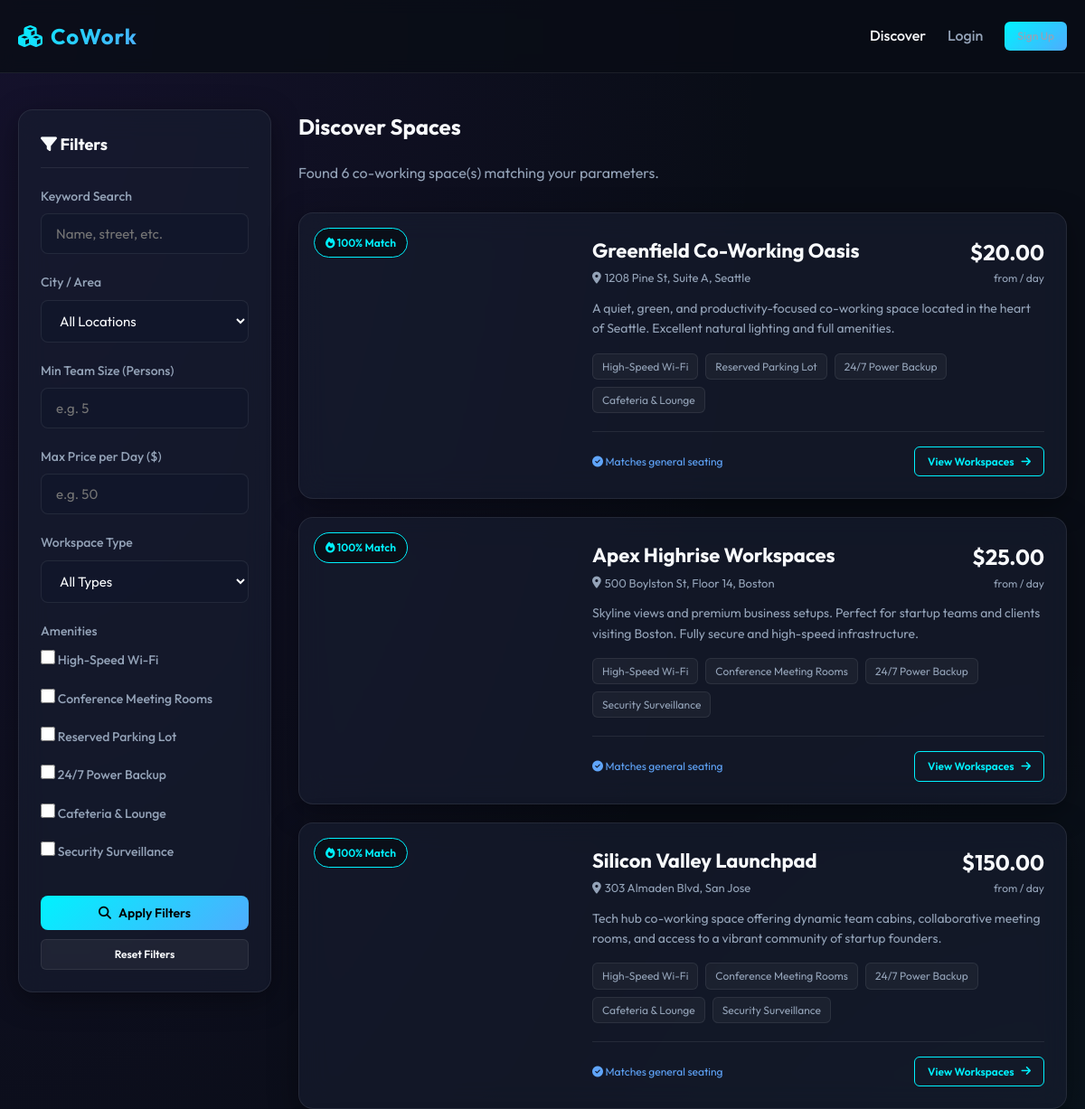
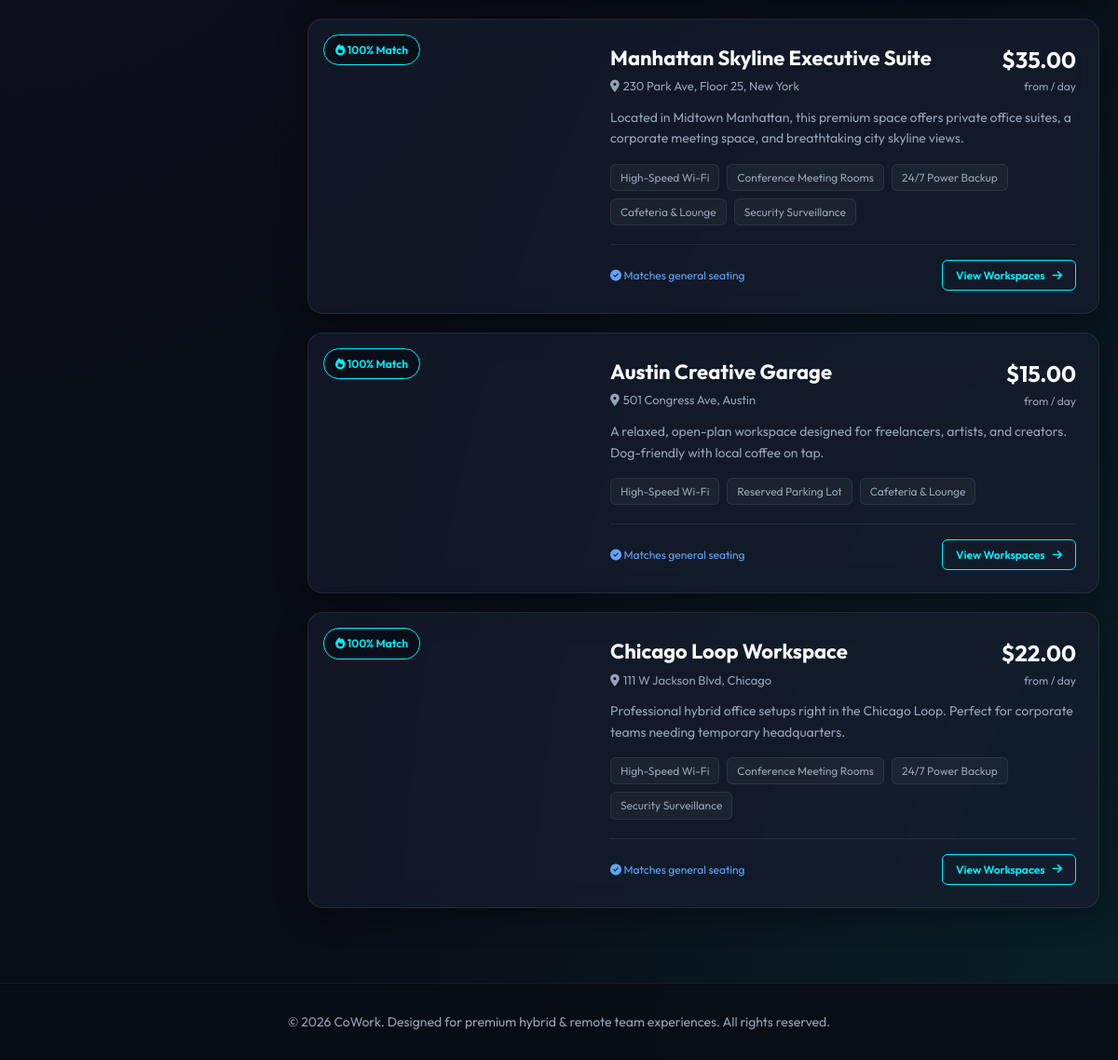
/spaces/, run on the app's committed database (2 pictures, top to bottom).
### workspaces/models.py (models this page shows, shortened)
class Amenity(models.Model):
    name = models.CharField(max_length=50, unique=True)
    icon_class = models.CharField(max_length=50, blank=True, help_text="Standard icon name, e.g., wifi, parking, coffee")
    class Meta:
        verbose_name_plural = "Amenities"

class CoWorkingSpace(models.Model):
    owner = models.ForeignKey(
        settings.AUTH_USER_MODEL,
        on_delete=models.CASCADE,
        related_name='spaces'
    )
    name = models.CharField(max_length=100)
    description = models.TextField()
    address = models.CharField(max_length=255)
    city = models.CharField(max_length=100)
    amenities = models.ManyToManyField(Amenity, blank=True, related_name='spaces')
    image_url = models.URLField(max_length=500, blank=True, null=True, help_text="URL of space thumbnail image")
    created_at = models.DateTimeField(auto_now_add=True)
    updated_at = models.DateTimeField(auto_now=True)
    def get_min_price(self):
        units = self.units.all()
        if not units:
            return 0
        prices = [u.price_per_day for u in units if u.price_per_day > 0]
        return min(prices) if prices else 0

class WorkspaceUnit(models.Model):
    UNIT_TYPES = (
        ('CABIN', 'Private Cabin'),
        ('DESK', 'Shared Desk'),
        ('MEETING', 'Meeting Room'),
    )
    space = models.ForeignKey(
        CoWorkingSpace,
        on_delete=models.CASCADE,
        related_name='units'
    )
    name = models.CharField(max_length=100)
    type = models.CharField(max_length=10, choices=UNIT_TYPES, default='DESK')
    seating_capacity = models.PositiveIntegerField(help_text="Number of persons this unit accommodates")
    area_sqft = models.DecimalField(max_digits=8, decimal_places=2, help_text="Area in square feet")
    price_per_hour = models.DecimalField(max_digits=10, decimal_places=2, default=0.00)
    price_per_day = models.DecimalField(max_digits=10, decimal_places=2, default=0.00)
    is_active = models.BooleanField(default=True)

### workspaces/views.py (the view, shortened to what this page needs)
# urls.py: path('', views.space_list_view, name='space_list'),
def space_list_view(request):
    query = request.GET.get('q', '')
    city = request.GET.get('city', '')
    capacity = request.GET.get('capacity', '')
    max_price = request.GET.get('max_price', '')
    unit_type = request.GET.get('unit_type', '')
    selected_amenities = request.GET.getlist('amenities')
    spaces = CoWorkingSpace.objects.all().prefetch_related('units', 'amenities')
    if query:
        spaces = spaces.filter(
            Q(name__icontains=query) |
            Q(description__icontains=query) |
            Q(address__icontains=query)
        )
    if city:
        spaces = spaces.filter(city__iexact=city)
    if capacity:
        try:
            cap_val = int(capacity)
            spaces = spaces.filter(units__seating_capacity__gte=cap_val, units__is_active=True).distinct()
        except ValueError:
            pass
    if max_price:
        try:
            price_val = float(max_price)
            spaces = spaces.filter(units__price_per_day__lte=price_val, units__is_active=True).distinct()
        except ValueError:
            pass
    if unit_type:
        spaces = spaces.filter(units__type=unit_type, units__is_active=True).distinct()
    if selected_amenities:
        for amenity_id in selected_amenities:
            spaces = spaces.filter(amenities__id=amenity_id)
    cities = CoWorkingSpace.objects.values_list('city', flat=True).distinct()
    all_amenities = Amenity.objects.all()
    for space in spaces:
        score = 100
        reasons = []
        if capacity:
            matching_units = space.units.filter(seating_capacity__gte=int(capacity))
            if not matching_units.exists():
                score -= 30
                reasons.append("Capacity requirement partially met by combining desks")
            else:
                reasons.append("Has workspaces fitting your team size exactly")
        else:
            reasons.append("Matches general seating")
        space.match_score = max(0, score)
        space.match_reasons = reasons[:2]
    context = {
        'spaces': spaces,
        'cities': cities,
        'all_amenities': all_amenities,
        'selected_amenities': [int(a) for a in selected_amenities if a.isdigit()],
        'query': query,
        'city': city,
        'capacity': capacity,
        'max_price': max_price,
        'unit_type': unit_type,
    }
    return render(request, 'workspaces/search.html', context)

### accounts/context_processors.py (called while the page is built, shortened)
def notifications_context(request):
    return {
        'unread_notifications_count': 0,
        'unread_notifications': [],
        'all_notifications': [],
    }

### templates/workspaces/search.html (shortened to what this page needs)
{% extends 'base.html' %}
{% block content %}
<div class="search-container">
    <div class="glass-panel search-sidebar">
        <h3><i class="fa-solid fa-filter"></i> Filters</h3>
        <form method="GET" action="{% url 'space_list' %}">
            <div class="form-group">
                <label for="q">Keyword Search</label>
                <input type="text" name="q" id="q" class="form-control" placeholder="Name, street, etc." value="{{ query }}">
            </div>
            <div class="form-group">
                <label for="city">City / Area</label>
                <select name="city" id="city">
                    <option value="">All Locations</option>
                </select>
            </div>
            <div class="form-group">
                <label for="capacity">Min Team Size (Persons)</label>
                <input type="number" name="capacity" id="capacity" class="form-control" placeholder="e.g. 5" value="{{ capacity }}">
            </div>
            <div class="form-group">
                <label for="max_price">Max Price per Day ($)</label>
                <input type="number" name="max_price" id="max_price" class="form-control" placeholder="e.g. 50" value="{{ max_price }}">
            </div>
            <div class="form-group">
                <label for="unit_type">Workspace Type</label>
                <select name="unit_type" id="unit_type">
                    <option value="">All Types</option>
                </select>
            </div>
            <div class="form-group">
                <label>Amenities</label>
                <div class="checkbox-group">
                    {% for amenity in all_amenities %}
                        <label class="checkbox-label">
                            <input type="checkbox" name="amenities" value="{{ amenity.id }}"
                                   {% if amenity.id in selected_amenities %}checked{% endif %}>
                            {{ amenity.name }}
                        </label>
                    {% endfor %}
                </div>
            </div>
            <button type="submit" class="btn btn-primary" style="width: 100%; margin-top: 10px;">
                <i class="fa-solid fa-magnifying-glass"></i> Apply Filters
            </button>
            <a href="{% url 'space_list' %}" class="btn btn-secondary btn-sm" style="width: 100%; margin-top: 10px; display: inline-block; text-align: center;">
                Reset Filters
            </a>
        </form>
    </div>
    <div class="search-results">
        <h2 style="font-weight: 700;">Discover Spaces</h2>
        <p style="color: var(--text-secondary); margin-bottom: 10px;">Found {{ spaces|length }} co-working space(s) matching your parameters.</p>
        {% for space in spaces %}
            <div class="glass-panel space-card">
                <div class="space-card-img" style="background-image: url('{{ space.image_url|default:"https://images.unsplash.com/photo-1497366216548-37526070297c?auto=format&fit=crop&w=600&q=80" }}');">
                    {% if space.match_score %}
                        <span class="match-badge">
                            <i class="fa-solid fa-fire"></i> {{ space.match_score }}% Match
                        </span>
                    {% endif %}
                </div>
                <div class="space-card-info">
                    <div>
                        <div class="space-card-header">
                            <div class="space-card-title">
                                <h2>{{ space.name }}</h2>
                                <p><i class="fa-solid fa-location-dot"></i> {{ space.address }}, {{ space.city }}</p>
                            </div>
                            <div class="space-price">
                                <div class="price-num">${{ space.get_min_price }}</div>
                                <div class="price-label">from / day</div>
                            </div>
                        </div>
                        <p class="space-card-desc">{{ space.description }}</p>
                        <div class="space-amenities-tags">
                            {% for amenity in space.amenities.all %}
                                <span class="amenity-tag">
                                    {{ amenity.name }}
                                </span>
                            {% empty %}
                                <span class="amenity-tag">Standard workspace amenities</span>
                            {% endfor %}
                        </div>
                    </div>
                    <div class="space-card-footer">
                        <div class="matching-reasons">
                            {% for reason in space.match_reasons %}
                                <span><i class="fa-solid fa-circle-check"></i> {{ reason }}</span>
                            {% endfor %}
                        </div>
                        <a href="{% url 'space_detail' space.pk %}" class="btn btn-outline btn-sm">
                            View Workspaces <i class="fa-solid fa-arrow-right"></i>
                        </a>
                    </div>
                </div>
            </div>
        {% endfor %}
    </div>
</div>
{% endblock %}

### templates/base.html (shortened to what this page needs)
{% load static %}
<!DOCTYPE html>
<html lang="en">
<head>
    <link rel="stylesheet" href="https://cdnjs.cloudflare.com/ajax/libs/font-awesome/6.4.0/css/all.min.css">
    <link rel="stylesheet" href="https://cdn.jsdelivr.net/npm/flatpickr/dist/flatpickr.min.css">
    <link rel="stylesheet" href="https://cdn.jsdelivr.net/npm/flatpickr/dist/themes/dark.css">
    <link rel="stylesheet" href="{% static 'css/styles.css' %}">
</head>
<body>
    <header>
        <div class="container navbar">
            <a href="{% url 'landing_home' %}" class="logo">
                <i class="fa-solid fa-cubes"></i> CoWork
            </a>
            <nav>
                <ul class="nav-links">
                    <li><a href="{% url 'space_list' %}" class="{% if request.resolver_match.url_name == 'space_list' %}active{% endif %}">Discover</a></li>
                    {% if user.is_authenticated %}
                        <li>
                            <a href="{% url 'dashboard_home' %}" class="{% if 'dashboard' in request.resolver_match.url_name %}active{% endif %}">
                                Dashboard ({% if user.role == 'OWNER' %}Owner{% elif user.role == 'ADMIN' %}Admin{% else %}Client{% endif %})
                            </a>
                        </li>
                        <li><a href="{% url 'profile' %}" class="{% if request.resolver_match.url_name == 'profile' %}active{% endif %}">Profile</a></li>
                        <li><a href="{% url 'logout' %}" class="btn btn-secondary btn-sm"><i class="fa-solid fa-arrow-right-from-bracket"></i> Logout</a></li>
                    {% else %}
                        <li><a href="{% url 'login' %}" class="{% if request.resolver_match.url_name == 'login' %}active{% endif %}">Login</a></li>
                        <li><a href="{% url 'signup' %}" class="btn btn-primary btn-sm">Sign Up</a></li>
                    {% endif %}
                </ul>
            </nav>
        </div>
    </header>
    <main class="container">
        {% block content %}{% endblock %}
    </main>
    <footer>
        <div class="container">
            <p>&copy; 2026 CoWork. Designed for premium hybrid & remote team experiences. All rights reserved.</p>
        </div>
    </footer>
</body>
</html>

### data on the page
Amenity: name "High-Speed Wi-Fi"
Amenity: name "Conference Meeting Rooms"
Amenity: name "Reserved Parking Lot"
Amenity: name "24/7 Power Backup"
Amenity: name "Cafeteria & Lounge"
Amenity: name "Security Surveillance"
CoWorkingSpace: match_score "100", name "Greenfield Co-Working Oasis", address "1208 Pine St, Suite A", city "Seattle", get_min_price "20.00", description "A quiet, green, and productivity-focused co-working space located in the heart of Seattle. Excellent natural lighting and full amenities.", match_reasons "Matches general seating"
CoWorkingSpace: match_score "100", name "Apex Highrise Workspaces", address "500 Boylston St, Floor 14", city "Boston", get_min_price "25.00", description "Skyline views and premium business setups. Perfect for startup teams and clients visiting Boston. Fully secure and high-speed infrastructure.", match_reasons "Matches general seating"
CoWorkingSpace: match_score "100", name "Silicon Valley Launchpad", address "303 Almaden Blvd", city "San Jose", get_min_price "150.00", description "Tech hub co-working space offering dynamic team cabins, collaborative meeting rooms, and access to a vibrant community of startup founders.", match_reasons "Matches general seating"
CoWorkingSpace: match_score "100", name "Manhattan Skyline Executive Suite", address "230 Park Ave, Floor 25", city "New York", get_min_price "35.00", description "Located in Midtown Manhattan, this premium space offers private office suites, a corporate meeting space, and breathtaking city skyline views.", match_reasons "Matches general seating"
CoWorkingSpace: match_score "100", name "Austin Creative Garage", address "501 Congress Ave", city "Austin", get_min_price "15.00", description "A relaxed, open-plan workspace designed for freelancers, artists, and creators. Dog-friendly with local coffee on tap.", match_reasons "Matches general seating"
CoWorkingSpace: match_score "100", name "Chicago Loop Workspace", address "111 W Jackson Blvd", city "Chicago", get_min_price "22.00", description "Professional hybrid office setups right in the Chicago Loop. Perfect for corporate teams needing temporary headquarters.", match_reasons "Matches general seating"

### other printed values
{{ spaces|length }} "6"
